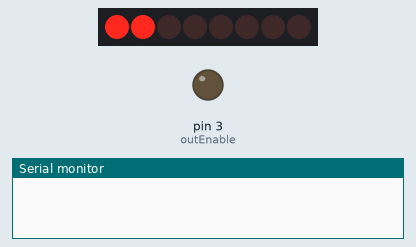
Simulated run of this sketch. Board: Arduino Uno, built with avr-gcc and run on an emulated ATmega328P. Parts: 8 shift-register outputs drawn as a row of LEDs (first output left, lit = HIGH), output pins drawn as LEDs (lit = HIGH), the last lines printed to the serial monitor. Wiring (inferred from the names in the program): shift register (74HC595): data pin 4; shift clock pin 6. Wiring (inferred from the signals the program sends): row of LEDs: on Q0, Q1, Q2, Q3, Q4, Q5, Q6, Q7. Pins used as bus, display or sensor lines are not drawn.

Above: at 0.05 s.
At 0.45 s:
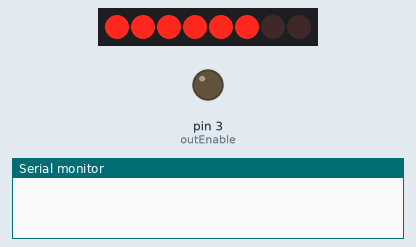
At 0.85 s:
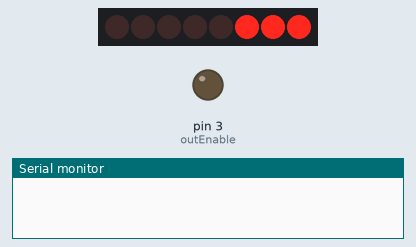
At 1.45 s:
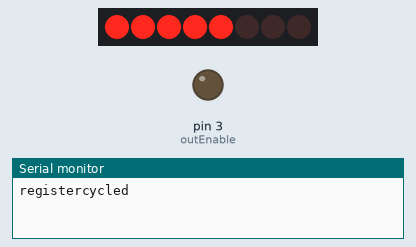
At 2.1 s:
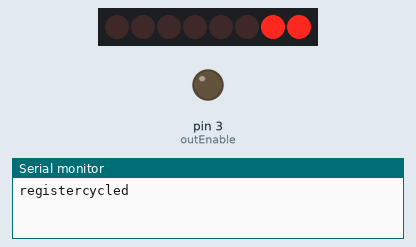
At 2.85 s:
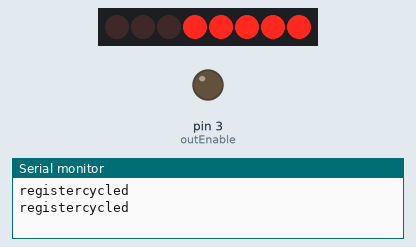
Timing chart, 0 to 3.1 s (numbered marks = the images above):
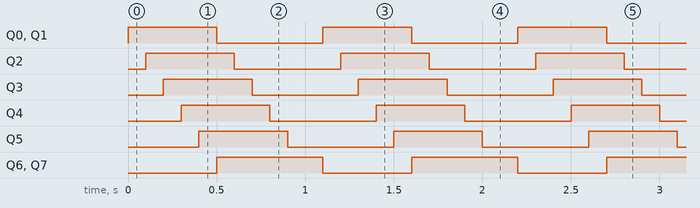

Measured:
- by itself, Q0–5: alternates HIGH for 0.50 s and LOW for 0.60 s
- by itself, Q6, Q7: alternates HIGH for 0.60 s and LOW for 0.50 s
- by itself, everything shown: repeats every 1.1 s, in 10 steps

The sketch:

IncrediCubeArduinoMega.ino
```cpp
// Shift Register Pins
const int srclkPin = 6;
const int orclkPin = 5;
const int shiftInputPin = 4;
const int outEnable = 3; //active low
///

// Shift Register Variables
const int shiftDelay = 1; //us
bool outputEnable = true;
///

// Debugging Values
const int shiftPeriod = 100;
///

bool cubeMatrix[5][5][5] = {
  {{0, 0, 0, 0, 0},{0, 0, 0, 0, 0},{0, 0, 0, 0, 0},{0, 0, 0, 0, 0},{0, 0, 0, 0, 0}},
  {{0, 0, 0, 0, 0},{0, 0, 0, 0, 0},{0, 0, 0, 0, 0},{0, 0, 0, 0, 0},{0, 0, 0, 0, 0}},
  {{0, 0, 0, 0, 0},{0, 0, 0, 0, 0},{0, 0, 0, 0, 0},{0, 0, 0, 0, 0},{0, 0, 0, 0, 0}},
  {{0, 0, 0, 0, 0},{0, 0, 0, 0, 0},{0, 0, 0, 0, 0},{0, 0, 0, 0, 0},{0, 0, 0, 0, 0}},
  {{0, 0, 0, 0, 0},{0, 0, 0, 0, 0},{0, 0, 0, 0, 0},{0, 0, 0, 0, 0},{0, 0, 0, 0, 0}}
};
/*
Implementation: ZXY order.
1st dimension = Z coordinate of the active layer
2nd dimension = X coordinate of the activated column
3rd dimension = Y coordinate of the activated column

Let each register be an X coordinate, with each bit
position on that register (0-4) be a Y coordinate.
*/

void setup() {
  // put your setup code here, to run once:
  shiftInit();
  Serial.begin(9600);
}

void loop() {
  // put your main code here, to run repeatedly:
  // registerImpulse();
  // registerFill();
  registerFillLength(5);
  delay(100);
  Serial.println("registercycled");
}
```

cubeMacros.ino
```cpp
/*
File: cubeMacros
Author(s): Chase Robinson, Michael Fang
Purpose: run LED sequences using functions from shiftControl
*/

void registerImpulse(){
  shiftInBit(1);
  for (int i = 0 ; i < 25 ; i++){
    loadShiftOutput();
    shiftStep();
    delay(shiftPeriod);
  }
}

void registerFill(){
  shiftInBit(1);
  for (int i = 0 ; i < 25 ; i++){
    loadShiftOutput();
    shiftInBit(1);
    delay(shiftPeriod);
  }
  shiftInBit(0);
  for (int i = 0 ; i < 25 ; i++){
    loadShiftOutput();
    shiftStep();
    delay(shiftPeriod);
  }
}

void registerFillLength(int length){
  shiftInBit(1);
  for (int i = 0 ; i < length ; i++){
    loadShiftOutput();
    shiftInBit(1);
    delay(shiftPeriod);
  }
  shiftInBit(0);
  for (int i = 0 ; i < length ; i++){
    loadShiftOutput();
    shiftStep();
    delay(shiftPeriod);
  }
}
```

shiftControl.ino
```cpp
/*
File: shiftControl
Author(s): Chase Robinson, Michael Fang
Purpose: Collection of functions for controlling
a shift register without shift clear pin used
*/

//start clockPin low, toggle 1-0 to shift out, outEnable = active-low, regClearPin = active-low
void shiftInBit(bool bit){
  digitalWrite(shiftInputPin, bit);
  digitalWrite(srclkPin, HIGH);
  delayMicroseconds(shiftDelay);
  digitalWrite(srclkPin, LOW);
  digitalWrite(shiftInputPin, LOW);
}

//shifts registers by one
void shiftStep(){
  digitalWrite(srclkPin, HIGH);
  delayMicroseconds(shiftDelay);
  digitalWrite(srclkPin, LOW);
}

void loadShiftOutput(){
  digitalWrite(orclkPin, HIGH);
  delayMicroseconds(shiftDelay);
  digitalWrite(orclkPin, LOW);
}

void shiftInit(){
  pinMode(srclkPin, OUTPUT);
  pinMode(orclkPin, OUTPUT);
  pinMode(shiftInputPin, OUTPUT);
  pinMode(outEnable, OUTPUT);
  //make sure clockPin is low initially
  digitalWrite(srclkPin, LOW);
  digitalWrite(orclkPin, LOW);
  digitalWrite(shiftInputPin, LOW);
  digitalWrite(outEnable, LOW);
}
```
